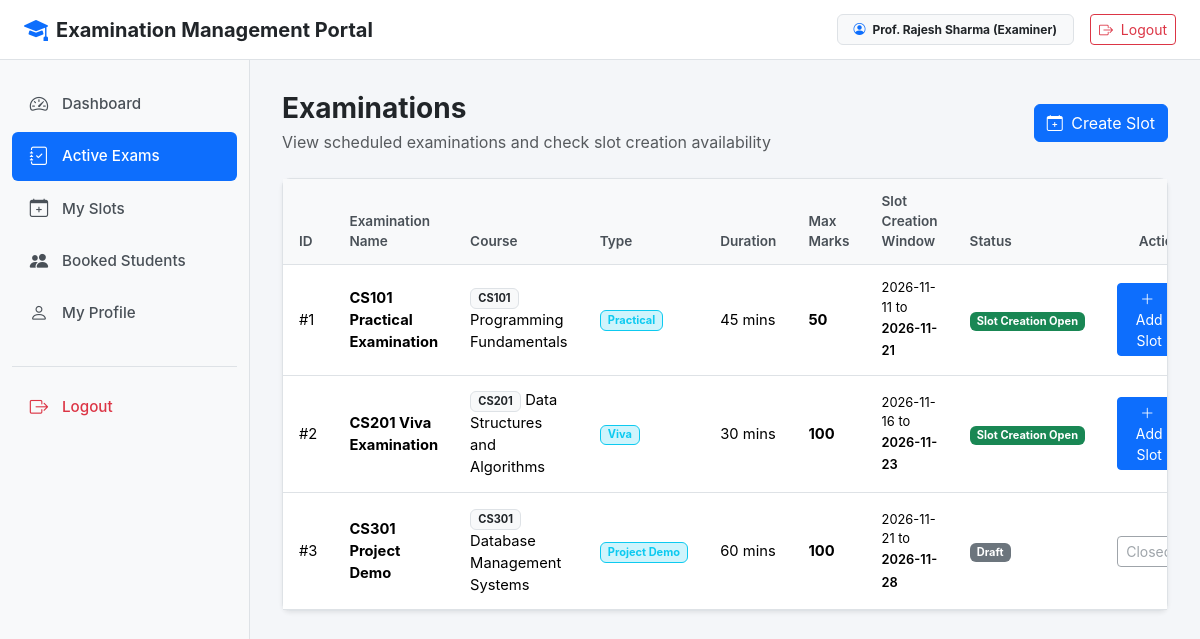
Page /examiner/examinations (signed in) on the committed database.
### models.py (models this page shows, shortened)
class User(db.Model, UserMixin):
    id = db.Column(db.Integer, primary_key=True)
    username = db.Column(db.String(80), unique=True, nullable=False)
    email = db.Column(db.String(120), unique=True, nullable=False)
    password_hash = db.Column(db.String(255), nullable=False)
    name = db.Column(db.String(100), nullable=False)
    phone = db.Column(db.String(20))
    department = db.Column(db.String(100))
    role = db.Column(db.String(20), nullable=False, default='student')
    status = db.Column(db.String(20), nullable=False, default='active')
    created_at = db.Column(db.DateTime, default=datetime.utcnow)
    @property
    def is_active(self):
        return self.status not in ['deactivated', 'rejected']
    @property
    def is_admin(self):
        return self.role == 'admin'
    @property
    def is_examiner(self):
        return self.role == 'examiner'

class Examination(db.Model):
    id = db.Column(db.Integer, primary_key=True)
    course_id = db.Column(db.Integer, db.ForeignKey('course.id'), nullable=False)
    name = db.Column(db.String(150), nullable=False)
    exam_type = db.Column(db.String(50), nullable=False, default='Viva')
    duration = db.Column(db.Integer, nullable=False, default=30)
    max_marks = db.Column(db.Integer, nullable=False, default=100)
    slot_creation_start_date = db.Column(db.Date, nullable=False)
    slot_creation_end_date = db.Column(db.Date, nullable=False)
    slot_booking_start_date = db.Column(db.Date, nullable=False)
    slot_booking_end_date = db.Column(db.Date, nullable=False)
    status = db.Column(db.String(30), nullable=False, default='Draft')
    created_at = db.Column(db.DateTime, default=datetime.utcnow)
    rubrics = db.relationship('Rubric', backref='examination', cascade='all, delete-orphan', lazy=True)
    slots = db.relationship('Slot', backref='examination', cascade='all, delete-orphan', lazy=True)
    @property
    def is_slot_creation_open(self):
        today = date.today()
        if self.status == 'Slot Creation':
            return True
        if self.status in ['Draft', 'Booking Open'] and self.slot_creation_start_date <= today <= self.slot_creation_end_date:
            return True
        return False

class Course(db.Model):
    id = db.Column(db.Integer, primary_key=True)
    course_code = db.Column(db.String(20), unique=True, nullable=False)
    course_name = db.Column(db.String(150), nullable=False)
    description = db.Column(db.Text)
    status = db.Column(db.String(20), nullable=False, default='Active')
    created_at = db.Column(db.DateTime, default=datetime.utcnow)
    examinations = db.relationship('Examination', backref='course', cascade='all, delete-orphan', lazy=True)

### examiner.py (the view)
@app.route('/examiner/examinations')
@examiner_required
def examiner_examinations():
    examinations = Examination.query.order_by(Examination.slot_creation_end_date.asc()).all()
    return render_template('examiner/examinations.html', examinations=examinations)

### app.py (called while the page is built)
@login_manager.user_loader
def load_user(user_id):
    try:
        user = db.session.get(User, int(user_id))
        if user and user.status in ['deactivated', 'rejected']:
            return None
        return user
    except (ValueError, TypeError):
        return None

### examiner.py (called while the page is built)
def examiner_required(function):
    @wraps(function)
    def wrapper(*args, **kwargs):
        if not current_user.is_authenticated:
            return redirect(url_for('login'))
        if not current_user.is_examiner:
            flash('Examiner access required.', 'danger')
            return redirect(url_for('index'))
        if current_user.status in ['deactivated', 'rejected']:
            logout_user()
            flash('Access denied. Account is not active.', 'danger')
            return redirect(url_for('login'))
        if current_user.status != 'active':
            return redirect(url_for('examiner_pending'))
        return function(*args, **kwargs)
    return wrapper

### templates/examiner/examinations.html (shortened to what this page needs)
{% extends "base.html" %}
{% block content %}
<div class="d-flex justify-content-between align-items-center mb-4">
    <div>
        <h3 class="fw-bold mb-1">Examinations</h3>
        <p class="text-muted mb-0">View scheduled examinations and check slot creation availability</p>
    </div>
    <a href="{{ url_for('new_slot') }}" class="btn btn-primary">
        <i class="bi bi-calendar-plus me-1"></i> Create Slot
    </a>
</div>
<div class="card shadow-sm">
    <div class="card-body p-0">
        <div class="table-responsive">
            <table class="table table-hover mb-0">
                <thead>
                    <tr>
                        <th>ID</th>
                        <th>Examination Name</th>
                        <th>Course</th>
                        <th>Type</th>
                        <th>Duration</th>
                        <th>Max Marks</th>
                        <th>Slot Creation Window</th>
                        <th>Status</th>
                        <th class="text-end">Action</th>
                    </tr>
                </thead>
                <tbody>
                    {% if examinations %}
                        {% for e in examinations %}
                        <tr>
                            <td>#{{ e.id }}</td>
                            <td class="fw-bold">{{ e.name }}</td>
                            <td><span class="badge bg-light text-dark border">{{ e.course.course_code }}</span> {{ e.course.course_name }}</td>
                            <td><span class="badge bg-info-subtle text-info border border-info">{{ e.exam_type }}</span></td>
                            <td>{{ e.duration }} mins</td>
                            <td><strong>{{ e.max_marks }}</strong></td>
                            <td>
                                <small class="d-block">{{ e.slot_creation_start_date.strftime('%Y-%m-%d') }} to</small>
                                <small class="fw-semibold">{{ e.slot_creation_end_date.strftime('%Y-%m-%d') }}</small>
                            </td>
                            <td>
                                {% if e.is_slot_creation_open %}
                                <span class="badge bg-success">Slot Creation Open</span>
                                {% else %}
                                <span class="badge bg-secondary">{{ e.status }}</span>
                                {% endif %}
                            </td>
                            <td class="text-end">
                                {% if e.is_slot_creation_open %}
                                <a href="{{ url_for('new_slot') }}" class="btn btn-sm btn-primary">
                                    <i class="bi bi-plus-lg me-1"></i> Add Slot
                                </a>
                                {% else %}
                                <button class="btn btn-sm btn-outline-secondary" disabled>Closed</button>
                                {% endif %}
                            </td>
                        </tr>
                        {% endfor %}
                    {% else %}
                        <tr>
                            <td colspan="9" class="text-center py-4 text-muted">No examinations currently scheduled.</td>
                        </tr>
                    {% endif %}
                </tbody>
            </table>
        </div>
    </div>
</div>
{% endblock %}

### templates/base.html (shortened to what this page needs)
<!DOCTYPE html>
<html lang="en">
<head>
    <link href="https://cdn.jsdelivr.net/npm/bootstrap@5.3.2/dist/css/bootstrap.min.css" rel="stylesheet">
    <link href="https://cdn.jsdelivr.net/npm/bootstrap-icons@1.11.1/font/bootstrap-icons.css" rel="stylesheet">
</head>
<body>
    <nav class="top-navbar">
        <div class="d-flex align-items-center">
            <a href="{{ url_for('index') }}" class="text-decoration-none text-dark d-flex align-items-center gap-2">
                <i class="bi bi-mortarboard-fill text-primary fs-4"></i>
                <span class="fw-bold fs-5">Examination Management Portal</span>
            </a>
        </div>
        <div class="d-flex align-items-center gap-3">
            {% if current_user.is_authenticated %}
            <span class="badge bg-light text-dark border px-3 py-2">
                <i class="bi bi-person-circle me-1 text-primary"></i>
                {{ current_user.name }} ({{ current_user.role|capitalize }})
            </span>
            <a href="{{ url_for('logout') }}" class="btn btn-outline-danger btn-sm">
                <i class="bi bi-box-arrow-right me-1"></i> Logout
            </a>
            {% else %}
            <a href="{{ url_for('login') }}" class="btn btn-outline-primary btn-sm px-3">Login</a>
            <a href="{{ url_for('register') }}" class="btn btn-primary btn-sm px-3">Register</a>
            {% endif %}
        </div>
    </nav>
    {% if current_user.is_authenticated %}
    <div class="sidebar">
        <ul class="nav flex-column">
            {% if current_user.is_admin %}
            <li class="nav-item">
                <a class="nav-link {% if request.endpoint == 'admin_dashboard' %}active{% endif %}" href="{{ url_for('admin_dashboard') }}">
                    <i class="bi bi-speedometer2"></i> Dashboard
                </a>
            </li>
            <li class="nav-item">
                <a class="nav-link {% if request.endpoint in ['admin_courses', 'new_course', 'edit_course'] %}active{% endif %}" href="{{ url_for('admin_courses') }}">
                    <i class="bi bi-book"></i> Courses
                </a>
            </li>
            <li class="nav-item">
                <a class="nav-link {% if request.endpoint in ['admin_examinations', 'new_examination', 'edit_examination', 'admin_rubrics', 'new_rubric', 'edit_rubric'] %}active{% endif %}" href="{{ url_for('admin_examinations') }}">
                    <i class="bi bi-journal-text"></i> Examinations
                </a>
            </li>
            <li class="nav-item">
                <a class="nav-link {% if request.endpoint == 'admin_examiners' %}active{% endif %}" href="{{ url_for('admin_examiners') }}">
                    <i class="bi bi-person-badge"></i> Examiners
                </a>
            </li>
            <li class="nav-item">
                <a class="nav-link {% if request.endpoint == 'admin_students' %}active{% endif %}" href="{{ url_for('admin_students') }}">
                    <i class="bi bi-people"></i> Students
                </a>
            </li>
            <li class="nav-item">
                <a class="nav-link {% if request.endpoint in ['admin_slots', 'change_slot_examiner'] %}active{% endif %}" href="{{ url_for('admin_slots') }}">
                    <i class="bi bi-calendar3"></i> All Slots
                </a>
            </li>
            <li class="nav-item">
                <a class="nav-link {% if request.endpoint in ['admin_bookings', 'reschedule_booking'] %}active{% endif %}" href="{{ url_for('admin_bookings') }}">
                    <i class="bi bi-card-checklist"></i> Bookings
                </a>
            </li>
            <li class="nav-item">
                <a class="nav-link {% if request.endpoint == 'admin_search' %}active{% endif %}" href="{{ url_for('admin_search') }}">
                    <i class="bi bi-search"></i> Search
                </a>
            </li>
            {% elif current_user.is_examiner %}
            <li class="nav-item">
                <a class="nav-link {% if request.endpoint == 'examiner_dashboard' %}active{% endif %}" href="{{ url_for('examiner_dashboard') }}">
                    <i class="bi bi-speedometer2"></i> Dashboard
                </a>
            </li>
            <li class="nav-item">
                <a class="nav-link {% if request.endpoint == 'examiner_examinations' %}active{% endif %}" href="{{ url_for('examiner_examinations') }}">
                    <i class="bi bi-journal-check"></i> Active Exams
                </a>
            </li>
            <li class="nav-item">
                <a class="nav-link {% if request.endpoint in ['examiner_slots', 'new_slot', 'edit_slot'] %}active{% endif %}" href="{{ url_for('examiner_slots') }}">
                    <i class="bi bi-calendar-plus"></i> My Slots
                </a>
            </li>
            <li class="nav-item">
                <a class="nav-link {% if request.endpoint in ['examiner_students', 'evaluate_student'] %}active{% endif %}" href="{{ url_for('examiner_students') }}">
                    <i class="bi bi-people-fill"></i> Booked Students
                </a>
            </li>
            <li class="nav-item">
                <a class="nav-link {% if request.endpoint == 'examiner_profile' %}active{% endif %}" href="{{ url_for('examiner_profile') }}">
                    <i class="bi bi-person"></i> My Profile
                </a>
            </li>
            {% endif %}
            <li class="nav-item mt-4 pt-3 border-top">
                <a class="nav-link text-danger" href="{{ url_for('logout') }}">
                    <i class="bi bi-box-arrow-right"></i> Logout
                </a>
            </li>
        </ul>
    </div>
    <main class="main-wrapper">
        {% block content %}{% endblock %}
    </main>
    {% endif %}
</body>
</html>

### templates/base.html (style rules this page uses)
:root { --primary-color: #0d6efd; --sidebar-width: 250px; --sidebar-bg: #f8f9fa; --border-color: #dee2e6; }
body { font-family: -apple-system, BlinkMacSystemFont, "Segoe UI", Roboto, "Helvetica Neue", Arial, sans-serif; background-color: #f4f6f9; color: #212529; margin: 0; padding: 0; }
.top-navbar { height: 60px; background-color: #ffffff; border-bottom: 1px solid var(--border-color); position: fixed; top: 0; left: 0; right: 0; z-index: 1030; display: flex; align-items: center; justify-content: space-between; padding: 0 1.5rem; }
.sidebar { width: var(--sidebar-width); background-color: var(--sidebar-bg); border-right: 1px solid var(--border-color); position: fixed; top: 60px; bottom: 0; left: 0; z-index: 1020; padding: 1.25rem 0.75rem; overflow-y: auto; }
.sidebar .nav-link { display: flex; align-items: center; padding: 0.65rem 1rem; color: #495057; border-radius: 6px; font-weight: 500; font-size: 0.95rem; margin-bottom: 0.25rem; text-decoration: none; }
.sidebar .nav-link i { font-size: 1.15rem; margin-right: 0.75rem; width: 22px; text-align: center; }
.sidebar .nav-link.active { color: #ffffff; background-color: var(--primary-color); }
.main-wrapper { margin-top: 60px; margin-left: var(--sidebar-width); padding: 2rem; min-height: calc(100vh - 60px); }
.card { border: 1px solid var(--border-color); border-radius: 8px; box-shadow: 0 1px 3px rgba(0, 0, 0, 0.05); background-color: #ffffff; }
.table { vertical-align: middle; }
.table thead th { background-color: #f8f9fa; color: #495057; font-size: 0.85rem; font-weight: 600; border-bottom: 1px solid var(--border-color); padding: 0.75rem 1rem; }
.table tbody td { padding: 0.85rem 1rem; border-bottom: 1px solid var(--border-color); font-size: 0.92rem; }

### rows in the picture
User: name "Prof. Rajesh Sharma", role "Examiner"
Examination: id "1", name "CS101 Practical Examination", course.course_code "CS101", course.course_name "Programming Fundamentals", exam_type "Practical", duration "45", max_marks "50", slot_creation_start_date "2026-11-11", slot_creation_end_date "2026-11-21", status "Slot Creation Open"
Examination: id "2", name "CS201 Viva Examination", course.course_code "CS201", course.course_name "Data Structures and Algorithms", exam_type "Viva", duration "30", max_marks "100", slot_creation_start_date "2026-11-16", slot_creation_end_date "2026-11-23", status "Slot Creation Open"
Examination: id "3", name "CS301 Project Demo", course.course_code "CS301", course.course_name "Database Management Systems", exam_type "Project Demo", duration "60", max_marks "100", slot_creation_start_date "2026-11-21", slot_creation_end_date "2026-11-28", status "Draft", shows "Closed"
